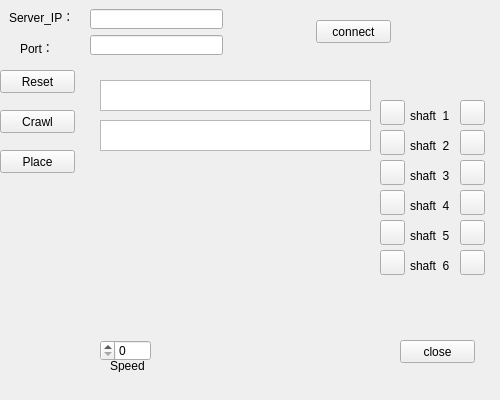
<?xml version="1.0" encoding="UTF-8"?>
<ui version="4.0">
 <class>ClientWidget</class>
 <widget class="QWidget" name="ClientWidget">
  <property name="geometry">
   <rect>
    <x>0</x>
    <y>0</y>
    <width>500</width>
    <height>400</height>
   </rect>
  </property>
  <property name="windowTitle">
   <string>Form</string>
  </property>
  <property name="windowIcon">
   <iconset resource="icon.qrc">
    <normaloff>:/myicon/image/background.gif</normaloff>:/myicon/image/background.gif</iconset>
  </property>
  <property name="layoutDirection">
   <enum>Qt::RightToLeft</enum>
  </property>
  <widget class="QLineEdit" name="lineEditIP">
   <property name="geometry">
    <rect>
     <x>90</x>
     <y>9</y>
     <width>133</width>
     <height>20</height>
    </rect>
   </property>
  </widget>
  <widget class="QLabel" name="label">
   <property name="geometry">
    <rect>
     <x>9</x>
     <y>9</y>
     <width>60</width>
     <height>16</height>
    </rect>
   </property>
   <property name="text">
    <string>Server_IP：</string>
   </property>
  </widget>
  <widget class="QPushButton" name="pushButtonSend_shaft_01_Left">
   <property name="geometry">
    <rect>
     <x>380</x>
     <y>100</y>
     <width>25</width>
     <height>25</height>
    </rect>
   </property>
   <property name="text">
    <string/>
   </property>
   <property name="icon">
    <iconset resource="icon.qrc">
     <normaloff>:/myicon/actions/gtk-go-back-ltr.png</normaloff>:/myicon/actions/gtk-go-back-ltr.png</iconset>
   </property>
  </widget>
  <widget class="QTextEdit" name="textEditRead">
   <property name="geometry">
    <rect>
     <x>100</x>
     <y>80</y>
     <width>271</width>
     <height>31</height>
    </rect>
   </property>
   <property name="readOnly">
    <bool>true</bool>
   </property>
  </widget>
  <widget class="QLabel" name="label_2">
   <property name="geometry">
    <rect>
     <x>20</x>
     <y>40</y>
     <width>48</width>
     <height>16</height>
    </rect>
   </property>
   <property name="text">
    <string>Port：</string>
   </property>
  </widget>
  <widget class="QLineEdit" name="lineEditPort">
   <property name="geometry">
    <rect>
     <x>90</x>
     <y>35</y>
     <width>133</width>
     <height>20</height>
    </rect>
   </property>
  </widget>
  <widget class="QPushButton" name="pushButtonClose">
   <property name="geometry">
    <rect>
     <x>400</x>
     <y>340</y>
     <width>75</width>
     <height>23</height>
    </rect>
   </property>
   <property name="text">
    <string>close</string>
   </property>
  </widget>
  <widget class="QPushButton" name="pushButtonConnect">
   <property name="geometry">
    <rect>
     <x>316</x>
     <y>20</y>
     <width>75</width>
     <height>23</height>
    </rect>
   </property>
   <property name="text">
    <string>connect</string>
   </property>
  </widget>
  <widget class="QTextEdit" name="textEditWrite">
   <property name="geometry">
    <rect>
     <x>100</x>
     <y>120</y>
     <width>271</width>
     <height>31</height>
    </rect>
   </property>
  </widget>
  <widget class="QPushButton" name="pushButtonSend_shaft_04_Left">
   <property name="geometry">
    <rect>
     <x>380</x>
     <y>190</y>
     <width>25</width>
     <height>25</height>
    </rect>
   </property>
   <property name="text">
    <string/>
   </property>
   <property name="icon">
    <iconset resource="icon.qrc">
     <normaloff>:/myicon/actions/gtk-go-back-ltr.png</normaloff>:/myicon/actions/gtk-go-back-ltr.png</iconset>
   </property>
  </widget>
  <widget class="QPushButton" name="pushButtonSend_shaft_02_Left">
   <property name="geometry">
    <rect>
     <x>380</x>
     <y>130</y>
     <width>25</width>
     <height>25</height>
    </rect>
   </property>
   <property name="text">
    <string/>
   </property>
   <property name="icon">
    <iconset resource="icon.qrc">
     <normaloff>:/myicon/actions/gtk-go-back-ltr.png</normaloff>:/myicon/actions/gtk-go-back-ltr.png</iconset>
   </property>
  </widget>
  <widget class="QPushButton" name="pushButtonSend_shaft_05_Left">
   <property name="geometry">
    <rect>
     <x>380</x>
     <y>220</y>
     <width>25</width>
     <height>25</height>
    </rect>
   </property>
   <property name="text">
    <string/>
   </property>
   <property name="icon">
    <iconset resource="icon.qrc">
     <normaloff>:/myicon/actions/gtk-go-back-ltr.png</normaloff>:/myicon/actions/gtk-go-back-ltr.png</iconset>
   </property>
  </widget>
  <widget class="QPushButton" name="pushButtonSend_shaft_03_Left">
   <property name="geometry">
    <rect>
     <x>380</x>
     <y>160</y>
     <width>25</width>
     <height>25</height>
    </rect>
   </property>
   <property name="text">
    <string/>
   </property>
   <property name="icon">
    <iconset resource="icon.qrc">
     <normaloff>:/myicon/actions/gtk-go-back-ltr.png</normaloff>:/myicon/actions/gtk-go-back-ltr.png</iconset>
   </property>
  </widget>
  <widget class="QPushButton" name="pushButtonSend_shaft_06_Left">
   <property name="geometry">
    <rect>
     <x>380</x>
     <y>250</y>
     <width>25</width>
     <height>25</height>
    </rect>
   </property>
   <property name="text">
    <string/>
   </property>
   <property name="icon">
    <iconset resource="icon.qrc">
     <normaloff>:/myicon/actions/gtk-go-back-ltr.png</normaloff>:/myicon/actions/gtk-go-back-ltr.png</iconset>
   </property>
  </widget>
  <widget class="QLabel" name="label_3">
   <property name="geometry">
    <rect>
     <x>410</x>
     <y>110</y>
     <width>54</width>
     <height>12</height>
    </rect>
   </property>
   <property name="text">
    <string>shaft_1</string>
   </property>
  </widget>
  <widget class="QLabel" name="label_4">
   <property name="geometry">
    <rect>
     <x>410</x>
     <y>140</y>
     <width>54</width>
     <height>12</height>
    </rect>
   </property>
   <property name="text">
    <string>shaft_2</string>
   </property>
  </widget>
  <widget class="QLabel" name="label_5">
   <property name="geometry">
    <rect>
     <x>410</x>
     <y>170</y>
     <width>54</width>
     <height>12</height>
    </rect>
   </property>
   <property name="text">
    <string>shaft_3</string>
   </property>
  </widget>
  <widget class="QLabel" name="label_6">
   <property name="geometry">
    <rect>
     <x>410</x>
     <y>200</y>
     <width>54</width>
     <height>12</height>
    </rect>
   </property>
   <property name="text">
    <string>shaft_4</string>
   </property>
  </widget>
  <widget class="QPushButton" name="pushButtonSend_shaft_01_Right">
   <property name="geometry">
    <rect>
     <x>460</x>
     <y>100</y>
     <width>25</width>
     <height>25</height>
    </rect>
   </property>
   <property name="text">
    <string/>
   </property>
   <property name="icon">
    <iconset resource="icon.qrc">
     <normaloff>:/myicon/actions/gtk-go-back-rtl.png</normaloff>:/myicon/actions/gtk-go-back-rtl.png</iconset>
   </property>
  </widget>
  <widget class="QPushButton" name="pushButtonSend_shaft_02_Right">
   <property name="geometry">
    <rect>
     <x>460</x>
     <y>130</y>
     <width>25</width>
     <height>25</height>
    </rect>
   </property>
   <property name="text">
    <string/>
   </property>
   <property name="icon">
    <iconset resource="icon.qrc">
     <normaloff>:/myicon/actions/gtk-go-back-rtl.png</normaloff>:/myicon/actions/gtk-go-back-rtl.png</iconset>
   </property>
  </widget>
  <widget class="QPushButton" name="pushButtonSend_shaft_03_Right">
   <property name="geometry">
    <rect>
     <x>460</x>
     <y>160</y>
     <width>25</width>
     <height>25</height>
    </rect>
   </property>
   <property name="text">
    <string/>
   </property>
   <property name="icon">
    <iconset resource="icon.qrc">
     <normaloff>:/myicon/actions/gtk-go-back-rtl.png</normaloff>:/myicon/actions/gtk-go-back-rtl.png</iconset>
   </property>
  </widget>
  <widget class="QPushButton" name="pushButtonSend_shaft_04_Right">
   <property name="geometry">
    <rect>
     <x>460</x>
     <y>190</y>
     <width>25</width>
     <height>25</height>
    </rect>
   </property>
   <property name="text">
    <string/>
   </property>
   <property name="icon">
    <iconset resource="icon.qrc">
     <normaloff>:/myicon/actions/gtk-go-back-rtl.png</normaloff>:/myicon/actions/gtk-go-back-rtl.png</iconset>
   </property>
  </widget>
  <widget class="QPushButton" name="pushButtonSend_shaft_05_Right">
   <property name="geometry">
    <rect>
     <x>460</x>
     <y>220</y>
     <width>25</width>
     <height>25</height>
    </rect>
   </property>
   <property name="text">
    <string/>
   </property>
   <property name="icon">
    <iconset resource="icon.qrc">
     <normaloff>:/myicon/actions/gtk-go-back-rtl.png</normaloff>:/myicon/actions/gtk-go-back-rtl.png</iconset>
   </property>
  </widget>
  <widget class="QPushButton" name="pushButtonSend_shaft_06_Right">
   <property name="geometry">
    <rect>
     <x>460</x>
     <y>250</y>
     <width>25</width>
     <height>25</height>
    </rect>
   </property>
   <property name="text">
    <string/>
   </property>
   <property name="icon">
    <iconset resource="icon.qrc">
     <normaloff>:/myicon/actions/gtk-go-back-rtl.png</normaloff>:/myicon/actions/gtk-go-back-rtl.png</iconset>
   </property>
  </widget>
  <widget class="QPushButton" name="pushButtonReset">
   <property name="geometry">
    <rect>
     <x>0</x>
     <y>70</y>
     <width>75</width>
     <height>23</height>
    </rect>
   </property>
   <property name="text">
    <string>Reset</string>
   </property>
  </widget>
  <widget class="QSpinBox" name="spinBox_Speed">
   <property name="geometry">
    <rect>
     <x>100</x>
     <y>340</y>
     <width>51</width>
     <height>21</height>
    </rect>
   </property>
   <property name="maximum">
    <number>5</number>
   </property>
  </widget>
  <widget class="QPushButton" name="pushButtonCrawl">
   <property name="geometry">
    <rect>
     <x>0</x>
     <y>110</y>
     <width>75</width>
     <height>23</height>
    </rect>
   </property>
   <property name="text">
    <string>Crawl</string>
   </property>
  </widget>
  <widget class="QPushButton" name="pushButtonPlace">
   <property name="geometry">
    <rect>
     <x>0</x>
     <y>150</y>
     <width>75</width>
     <height>23</height>
    </rect>
   </property>
   <property name="text">
    <string>Place</string>
   </property>
  </widget>
  <widget class="QLabel" name="label_7">
   <property name="geometry">
    <rect>
     <x>410</x>
     <y>230</y>
     <width>54</width>
     <height>12</height>
    </rect>
   </property>
   <property name="text">
    <string>shaft_5</string>
   </property>
  </widget>
  <widget class="QLabel" name="label_9">
   <property name="geometry">
    <rect>
     <x>410</x>
     <y>260</y>
     <width>54</width>
     <height>12</height>
    </rect>
   </property>
   <property name="text">
    <string>shaft_6</string>
   </property>
  </widget>
  <widget class="QLabel" name="label_8">
   <property name="geometry">
    <rect>
     <x>110</x>
     <y>360</y>
     <width>54</width>
     <height>12</height>
    </rect>
   </property>
   <property name="text">
    <string>Speed</string>
   </property>
  </widget>
 </widget>
 <resources>
  <include location="icon.qrc"/>
 </resources>
 <connections/>
</ui>
